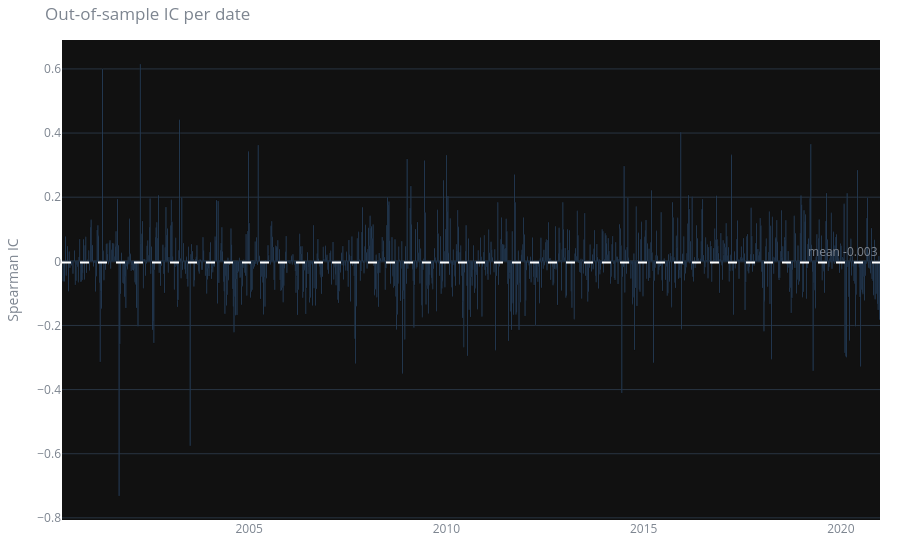

The cell this chart's notebook holds for it:
### Code cell
bl.plot_ic(res, TPL)

### Figure 1 — Plotly figure (JSON) as saved in the notebook; plotly's stock layout.template omitted (floating-point values rounded to 4 significant figures; data arrays with more than 128 entries replaced by an {"elided": "..."} marker saying what was removed)
{"data": [{"marker": {"color": "#58a6ff"}, "name": "IC", "type": "bar", "x": {"elided": "1081 str values"}, "y": {"elided": "1081 float values"}}], "layout": {"annotations": [{"showarrow": false, "text": "mean -0.003", "x": 1, "xanchor": "right", "xref": "x domain", "y": -0.003325, "yanchor": "bottom", "yref": "y"}], "font": {"color": "#7d8590"}, "margin": {"b": 40, "l": 50, "r": 20, "t": 40}, "paper_bgcolor": "rgba(0,0,0,0)", "shapes": [{"line": {"color": "#fff", "dash": "dash"}, "type": "line", "x0": 0, "x1": 1, "xref": "x domain", "y0": -0.003325, "y1": -0.003325, "yref": "y"}], "title": {"text": "Out-of-sample IC per date"}, "yaxis": {"title": {"text": "Spearman IC"}}}}
